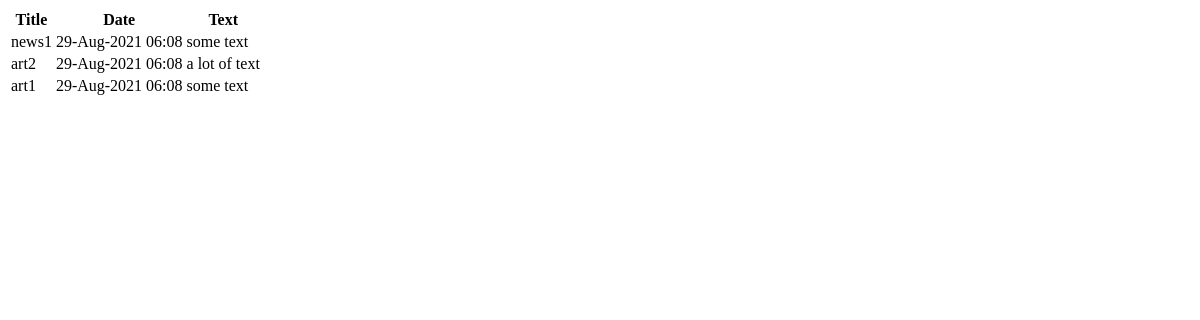
The page /news/ on the database as committed earlier.
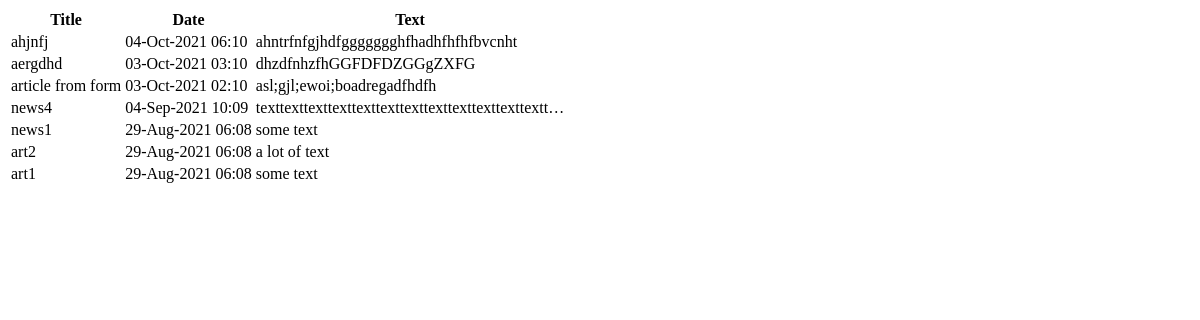
The same page on the database as committed later.
### news/models.py (models this page shows, shortened)
class Post(models.Model):
    author = models.ForeignKey(Author, on_delete=models.CASCADE)
    postType = models.CharField(max_length=7, choices=(('news', 'новость'), ('article', 'статья')), default='article')
    dateCreated = models.DateTimeField(auto_now_add=True)
    category = models.ManyToManyField(Category, through='PostCategory')
    title = models.CharField(max_length=31)
    text = models.TextField()
    rating = models.SmallIntegerField(default=0)

### news/views.py (the view)
# urls.py: path('', NewsList.as_view()),
class NewsList(ListView):
    model = Post
    template_name = 'news/news.html'
    context_object_name = 'news'
    ordering = ['-dateCreated']
    paginate_by = 10
    form_class = NewsForm

### templates/news/news.html (shortened to what this page needs)
{% extends 'default.html' %}
{% load custom_filters %}
{% block content %}
    {% if news %}
        <table>
            <thead>
                <tr>
                    <th><strong>Title</strong></th>
                    <th><strong>Date</strong></th>
                    <th><strong>Text</strong></th>
                </tr>
            </thead>
            {% for n in news %}
                <tr>
                    <td>{{ n.title }}</td>
                    <td>{{ n.dateCreated|date:'d-M-Y h:m' }}</td>
                    <td>{{ n.text|truncatechars:50 }}</td>
                </tr>
            {% endfor %}
        </table>
    {% else %}
        <h2>Новостей нет</h2>
    {% endif %}
{% endblock %}

### templates/default.html (shortened to what this page needs)
<!DOCTYPE html>
<html lang="en">
<head>
</head>
<body>
    {% block content %}
    {% endblock %}
</body>
</html>

Rows that differ between the two databases and show on the page:
added Post: title "ahjnfj", dateCreated "04-Oct-2021 06:10", text "ahntrfnfgjhdfggggggghfhadhfhfhfbvcnht"
added Post: title "aergdhd", dateCreated "03-Oct-2021 03:10", text "dhzdfnhzfhGGFDFDZGGgZXFG"
added Post: title "article from form", dateCreated "03-Oct-2021 02:10", text "asl;gjl;ewoi;boadregadfhdfh"
added Post: title "news4", dateCreated "04-Sep-2021 10:09", text "texttexttexttexttexttexttexttexttexttexttexttextt…"
